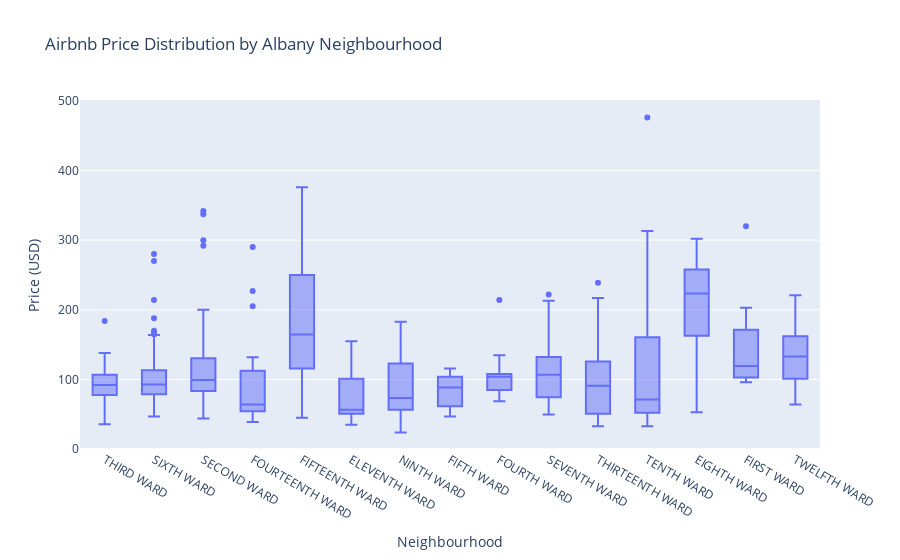

The notebook cell this image was saved under:
### Code cell
df_filtered = df[df['price'] < 500]

fig = px.box(df_filtered,
             x='neighbourhood',
             y='price',
             title="Airbnb Price Distribution by Albany Neighbourhood",
             labels={'neighbourhood': 'Neighbourhood', 'price': 'Price (USD)'})
fig.show()
fig.write_image("albany_price_distribution_boxplot.png")

### Figure 1 — Plotly figure (JSON) as saved in the notebook; plotly's stock layout.template omitted (floating-point values rounded to 4 significant figures; data arrays with more than 128 entries replaced by an {"elided": "..."} marker saying what was removed)
{"data": [{"alignmentgroup": "True", "hovertemplate": "Neighbourhood=%{x}<br>Price (USD)=%{y}<extra></extra>", "legendgroup": "", "marker": {"color": "#636efa"}, "name": "", "notched": false, "offsetgroup": "", "orientation": "v", "showlegend": false, "type": "box", "x": {"elided": "409 str values"}, "x0": " ", "xaxis": "x", "y": {"elided": "409 float values"}, "y0": " ", "yaxis": "y"}], "layout": {"boxmode": "group", "legend": {"tracegroupgap": 0}, "title": {"text": "Airbnb Price Distribution by Albany Neighbourhood"}, "xaxis": {"anchor": "y", "domain": [0, 1], "title": {"text": "Neighbourhood"}}, "yaxis": {"anchor": "x", "domain": [0, 1], "title": {"text": "Price (USD)"}}}}
